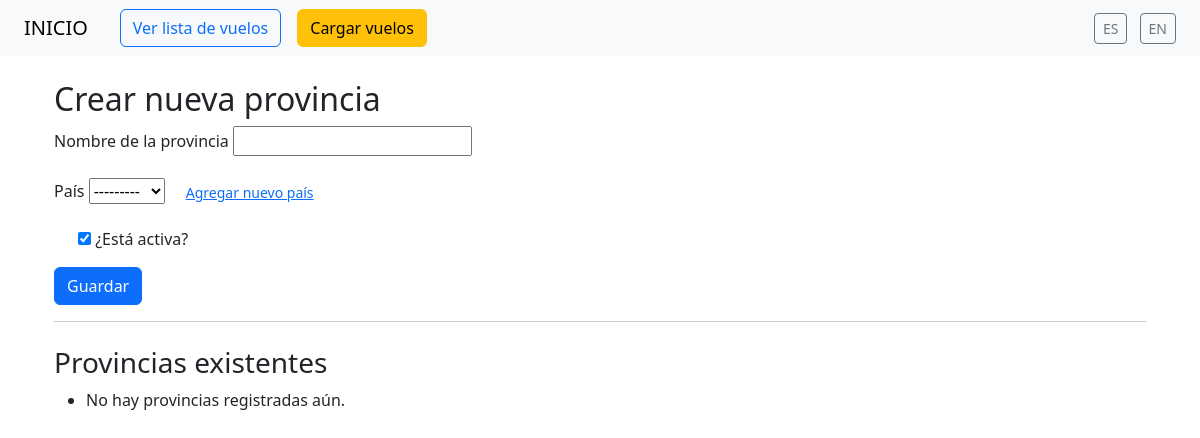
/es/crear-provincia/ (signed in), run on an earlier commit of the app's database.
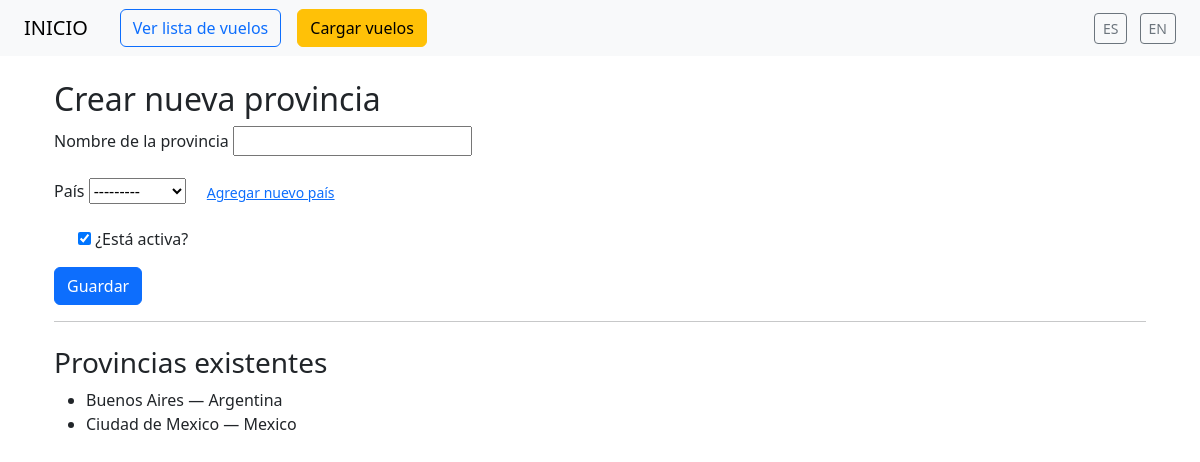
And on a later commit of the database.
### core/models.py (models this page shows, shortened)
class Provincia(models.Model):
    pais = models.ForeignKey(Pais, on_delete=models.CASCADE, related_name='provincias')
    nombre = models.CharField(max_length=100)
    activo = models.BooleanField(default=True)
    class Meta:
        ordering = ['nombre']
        constraints = [
            models.UniqueConstraint(fields=['pais', 'nombre'], name='unique_provincia_por_pais')
        ]

class Pais(models.Model):
    nombre = models.CharField(max_length=100)
    activo = models.BooleanField(default=True)
    class Meta:
        ordering = ['nombre']
    def __str__(self):
        return self.nombre

### vuelos/views.py (the view, shortened to what this page needs)
# urls.py: path('crear-provincia/', ProvinciaCreateView.as_view(), name='provincia_form'),
class ProvinciaCreateView(LoginRequiredMixin, UserPassesTestMixin, CreateView):
    model = Provincia
    fields = ['pais', 'nombre', 'activo']
    template_name = 'vuelos/provincia_form.html'
    success_url = reverse_lazy('provincia_form')
    def test_func(self):
        return self.request.user.is_superuser
    def get_context_data(self, **kwargs):
        context = super().get_context_data(**kwargs)
        context['provincias'] = Provincia.objects.select_related('pais').order_by('pais__nombre', 'nombre')
        return context

### vuelos/templates/vuelos/provincia_form.html (shortened to what this page needs)
{% extends 'base.html' %}
{% load i18n %}
{% block content %}
  <div class="container mt-4">
    <h2>{% trans "Crear nueva provincia" %}</h2>
    <form method="post">
      <div class="mb-3">
        <label for="id_nombre" class="form-label">{% trans "Nombre de la provincia" %}</label>
        {{ form.nombre }}
      </div>
      <div class="mb-3">
        <label for="id_pais" class="form-label">{% trans "País" %}</label>
        {{ form.pais }}
        <a href="{% url 'pais_form' %}" class="btn btn-link btn-sm ms-2">
          {% trans "Agregar nuevo país" %}
        </a>
      </div>
      <div class="form-check mb-3">
        {{ form.activo }}
        <label class="form-check-label" for="id_activo">{% trans "¿Está activa?" %}</label>
      </div>
      <button type="submit" class="btn btn-primary">{% trans "Guardar" %}</button>
    </form>
    <hr>
    <h3 class="mt-4">{% trans "Provincias existentes" %}</h3>
    <ul>
      {% for provincia in provincias %}
        <li>{{ provincia.nombre }} — {{ provincia.pais.nombre }}</li>
      {% empty %}
        <li>{% trans "No hay provincias registradas aún." %}</li>
      {% endfor %}
    </ul>
  </div>
{% endblock %}

What changed in the data, as far as the page shows it:
added Provincia: nombre "Buenos Aires", pais.nombre "Argentina"
added Provincia: nombre "Ciudad de Mexico", pais.nombre "Mexico"
Also different on the page:
text no longer shown: "No hay provincias registradas aún."
